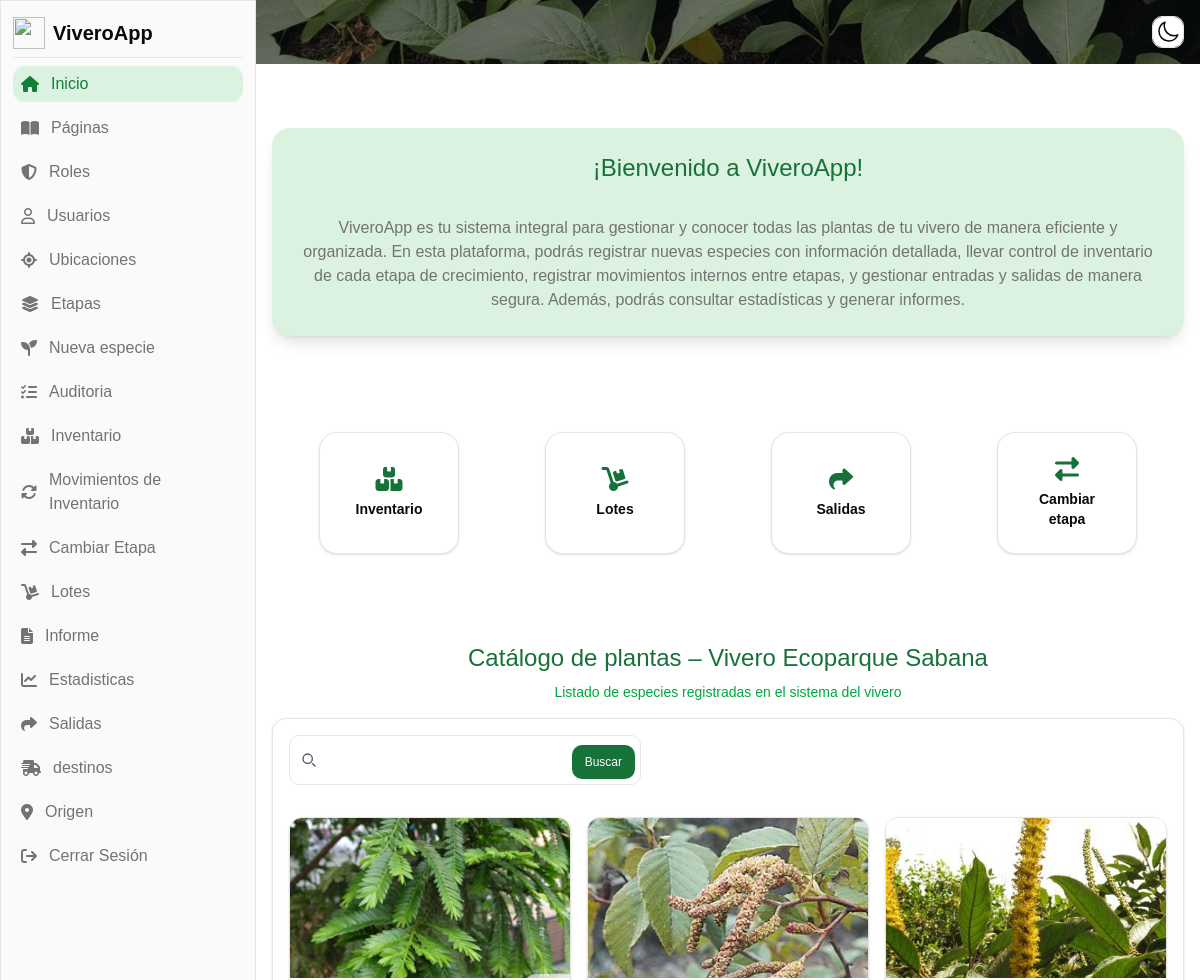
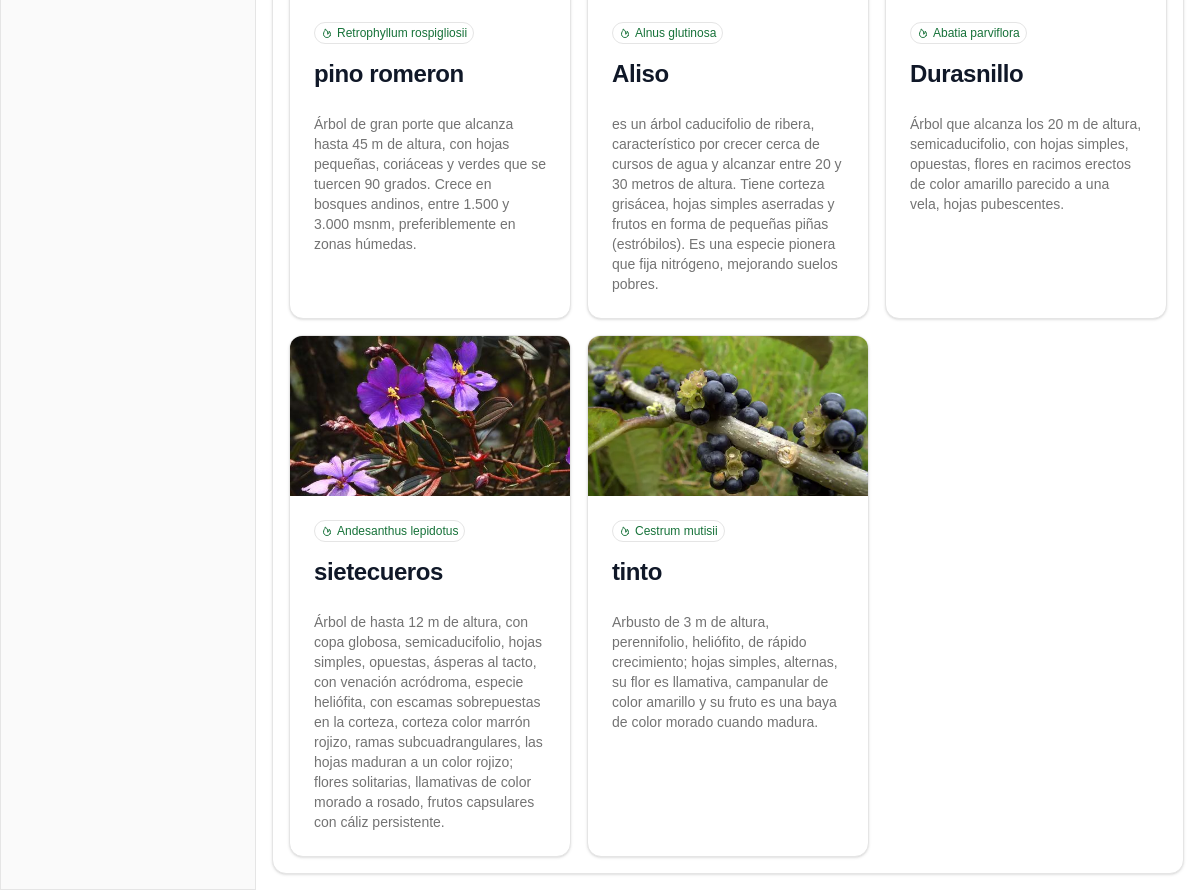
Page /home.php?page_id=2 (signed in) on the committed database (2 pictures, top to bottom).
### tables this page shows
CREATE TABLE `pages` (
  `id` int(11) NOT NULL,
  `name` varchar(255) NOT NULL,
  `route` varchar(255) NOT NULL,
  `ord` int(11) NOT NULL DEFAULT 0,
  `icon` varchar(255) NOT NULL,
  `description` varchar(255) NOT NULL,
  `is_home` tinyint(1) NOT NULL DEFAULT 0
);

CREATE TABLE `plantas` (
  `id` int(11) NOT NULL,
  `nombre_cientifico` varchar(100) NOT NULL,
  `nombre_comun` varchar(100) NOT NULL,
  `imagen` varchar(255) DEFAULT NULL,
  `descripcion` varchar(600) DEFAULT NULL,
  `fecha_registro` timestamp NOT NULL DEFAULT current_timestamp() ON UPDATE current_timestamp()
);

### models/PageModel.php (called while the page is built, shortened)
<?php
class PageModel
{
    private $conn = null;
    public function __construct()
    {
        $db = new Database();
        $this->conn = $db->connect();
    }
    public function validatePages($role_id)
    {
        $stmt = $this->conn->prepare("SELECT p.id AS id, p.name AS name, p.ord AS ord, p.icon as icon, p.is_home AS is_home, p.route AS route, p.description AS description FROM `roles` AS r INNER JOIN role_pages AS rp ON r.id = rp.role_id INNER JOIN pages AS p ON rp.page_id = p.id WHERE r.id = :role_id ORDER BY p.ord ASC");
        $stmt->bindParam(":role_id", $role_id);
        $stmt->execute();
        $data = $stmt->fetchAll(PDO::FETCH_ASSOC);
        if (count($data) > 0) {
            return $data;
        }
        return null;
    }
}

### config/database.php (called while the page is built, shortened)
<?php
class Database
{
    private $host = "localhost";
    private $user = "root";
    private $password = "";
    private $database = "vivero_app";
    public function connect()
    {
        try {
            $this->conn = new PDO("mysql:host=$this->host;dbname=$this->database", $this->user, $this->password);
            $this->conn->setAttribute(PDO::ATTR_ERRMODE, PDO::ERRMODE_EXCEPTION);
            return $this->conn;
        } catch (PDOException $e) {
            echo "Conexion fallida: " . $e->getMessage();
            return null;
        }
    }
}

### config/auth.php (called while the page is built, shortened)
<?php
include __DIR__ . "/../models/PageModel.php";
$page = new PageModel();
$page_accessed_id = $_GET['page_id'] ?? null;
$pagesRoleUser = $page->validatePages($_SESSION['usuario']['id_rol']);
$pageFound = array_filter($pagesRoleUser, fn($pg) => "$pg[id]" === "$page_accessed_id");
$pageAccessed = reset($pageFound) ?: null;

### models/PlantaModel.php (called while the page is built, shortened)
<?php
class PlantaModel
{
    private $busqueda;
    private $limit;
    private $offset;
    private $conn = null;
    public function setBusqueda($busqueda)
    {
        $this->busqueda = $busqueda;
    }
    public function setLimit($limit)
    {
        $this->limit = $limit;
    }
    public function setOffset($offset)
    {
        $this->offset = $offset;
    }
    public function getBusqueda()
    {
        return $this->busqueda;
    }
    public function getLimit()
    {
        return $this->limit;
    }
    public function getOffset()
    {
        return $this->offset;
    }
    public function __construct()
    {
        $db = new Database();
        $this->conn = $db->connect();
    }
    public function getAll()
    {
        $busqueda = $this->getBusqueda();
        $limit = $this->getLimit();
        $offset = $this->getOffset();
        $stmt = $this->conn->prepare("SELECT * FROM plantas WHERE nombre_comun LIKE :busqueda OR descripcion LIKE :busqueda LIMIT :lim OFFSET :offs");
        $param = "%$busqueda%";
        $stmt->bindParam(":busqueda", $param);
        $stmt->bindParam(":lim", $limit, PDO::PARAM_INT);
        $stmt->bindParam(":offs", $offset, PDO::PARAM_INT);
        $stmt->execute();
        return $stmt->fetchAll(PDO::FETCH_ASSOC);
    }
}

### controllers/PlantaController.php (called while the page is built, shortened)
<?php
include __DIR__ . "/../models/PlantaModel.php";
$planta = new PlantaModel();
$busqueda = $_GET['busqueda'] ?? null;
$page = isset($_GET['page']) ? (int) $_GET['page'] : 1;
$planta->setBusqueda($busqueda);
$limit = 20;
$offset = ($page - 1) * $limit;
$planta->setLimit($limit);
$planta->setOffset($offset);
$allPlants = $planta->getAll();

### home.php (the view, shortened to what this page needs)
<?php
include "./config/database.php";
include "./config/auth.php";
?>
<!DOCTYPE html>
<html lang="es" class="">
<head>
    <link rel="stylesheet" href="https://cdnjs.cloudflare.com/ajax/libs/font-awesome/6.5.0/css/all.min.css">
    <link rel="stylesheet" href="./assets/output.css" />
    <link rel="stylesheet" href="https://cdn.jsdelivr.net/npm/not-a-toast@1.1.5/dist/style.css">
</head>
<body class="">
    <aside id="default-sidebar"
        class="fixed top-0 left-0 z-40 w-64 h-full transition-transform -translate-x-full sm:translate-x-0"
        aria-label="Sidebar">
        <div class="h-full px-3 py-4 overflow-y-auto bg-sidebar border-e border">
            <ul class="space-y-2 font-medium">
                <div class="flex items-center gap-2">
                    <img src="https://portaljaimeduque.net/img/LOGO_FPJD.png" alt="" class="size-8 shrink-0">
                    <h1 class="text-xl font-bold">ViveroApp</h1>
                </div>
                <div class="h-px w-full bg-border"></div>
                <?php
                foreach ($pagesRoleUser as $pg)
                {
                    ?>
                    <li>
                        <a href="/home.php?page_id=<?= $pg['id'] ?>"
                            class="<?= $pg['id'] == $page_accessed_id ? "bg-sidebar-accent text-sidebar-accent-foreground" : "" ?> flex text-muted-foreground items-center px-2 py-1.5 hover:bg-sidebar-accent rounded-base hover:text-sidebar-accent-foreground group">
                            <i class="<?= $pg['icon'] ?>"></i>
                            <span class="ms-3"><?= $pg['name'] ?></span>
                        </a>
                    </li>
                    <?php
                }
                ?>
                <li>
                    <a href="./config/logout.php"
                        class="flex text-muted-foreground items-center px-2 py-1.5 hover:bg-sidebar-accent hover:text-sidebar-accent-foreground rounded-base group">
                        <i class="fa-solid fa-arrow-right-from-bracket"></i>
                        <span class="flex-1 ms-3 whitespace-nowrap">Cerrar Sesión</span>
                    </a>
                </li>
            </ul>
        </div>
    </aside>
    <div class="sm:ml-64">
        <div class="w-full h-16 bg-cover bg-center bg-opacity-10 sticky top-0 z-50"
            style="background-image:url('/assets/img/planta.jpg')">
            <div class="flex-1 w-full h-full bg-black/50 flex items-center justify-end px-4">
                <button id="mode-button" class="btn btn-outline btn-size-icon">
                </button>
            </div>
        </div>
        <div class="p-4">
            <?php
            if ($pageAccessed)
            {
                require_once("./views/" . $pageAccessed['route']);
            }
            ?>
        </div>
    </div>
</body>
</html>

### views/home.php (shortened to what this page needs)
<?php
include __DIR__ . "/../controllers/PlantaController.php";
?>
<section class="py-12 flex justify-center">
    <div class="bg-accent rounded-2xl shadow-lg p-6 max-w-10xl text-center flex flex-col items-center gap-6 mt-0">
        <h1 class="text-primary text-2xl mb-2">¡Bienvenido a ViveroApp!</h1>
        <p class="text-muted-foreground  text-1xl ">
            ViveroApp es tu sistema integral para gestionar y conocer todas las plantas de tu vivero de manera eficiente
            y organizada.
            En esta plataforma, podrás registrar nuevas especies con información detallada, llevar control de inventario
            de cada etapa de crecimiento, registrar movimientos internos entre etapas, y gestionar entradas y salidas de
            manera segura.
            Además, podrás consultar estadísticas y generar informes.
        </p>
    </div>
</section>
<section class="py-12 px-3 ">
    <div class="grid grid-cols-2 md:grid-cols-4 gap-4 justify-items-center">
        <a href="/home.php?page_id=3" class="quick-card">
            <i class="fa-solid fa-boxes-stacked quick-card-icon"></i>
            <span class="quick-card-title">Inventario</span>
        </a>
        <a href="/home.php?page_id=17" class="quick-card">
            <i class="fa-solid fa-dolly quick-card-icon"></i>
            <span class="quick-card-title">Lotes</span>
        </a>
        <a href="/home.php?page_id=26" class="quick-card">
            <i class="fa-solid fa-share quick-card-icon"></i>
            <span class="quick-card-title">Salidas</span>
        </a>
        <a href="/home.php?page_id=22" class="quick-card">
            <i class="fa-solid fa-right-left quick-card-icon"></i>
            <span class="quick-card-title">Cambiar etapa</span>
        </a>
    </div>
</section>
<div class="mt-10 mb-4 text-center">
    <h2 class="text-primary text-2xl mb-2">
        Catálogo de plantas – Vivero Ecoparque Sabana
    </h2>
    <p class="text-green-600 text-sm mt-2">
        Listado de especies registradas en el sistema del vivero
    </p>
</div>
<div class="relative overflow-x-auto rounded-xl bg-card border shadow  ">
    <div>
        <form action="/home.php" method="get" class="p-4 max-w-sm">
            <div class="relative">
                <div class="absolute inset-y-0 inset-s-0 flex items-center ps-3 pointer-events-none">
                    <svg class="w-4 h-4 text-body" aria-hidden="true" xmlns="http://www.w3.org/2000/svg" width="24"
                        height="24" fill="none" viewBox="0 0 24 24">
                        <path stroke="currentColor" stroke-linecap="round" stroke-width="2"
                            d="m21 21-3.5-3.5M17 10a7 7 0 1 1-14 0 7 7 0 0 1 14 0Z" />
                    </svg>
                </div>
                <input type="search" id="search" name="busqueda" value="<?= $_GET['busqueda'] ?? "" ?>"
                    class="block w-full p-6 ps-9  input-component placeholder=" Buscar..." />
                <button type="submit"
                    class="absolute inset-e-1.5 bottom-1.5 text-primary-foreground bg-primary hover:bg-green-700 box-border border border-transparent focus:ring-4 focus:ring-brand-medium shadow-xs font-medium leading-5 rounded text-xs px-3 py-1.5 focus:outline-none">Buscar</button>
            </div>
        </form>
    </div>
    <div class="grid grid-cols-1 md:grid-cols-2 lg:grid-cols-3 gap-4 p-4">
        <?php
        foreach ($allPlants as $pg)
        {
            ?>
            <div class="rounded-xl bg-card border shadow block max-w-sm ">
                <div class="max-h-40 h-full relative flex overflow-hidden">
                    <img class="rounded-t-base object-cover object-center w-full h-full"
                        src="<?= $pg['imagen'] ? "/assets/uploads/$pg[imagen]" : "https://placehold.co/600x400" ?>"
                        alt="" />
                </div>
                <div class="p-6 text-left">
                    <span
                        class="inline-flex items-center bg-card border rounded-xl text-primary text-xs font-medium px-1.5 py-0.5 ">
                        <?= $pg['nombre_cientifico'] ?>
                    </span>
                    <div>
                        <h5 class="mt-3 mb-6 text-2xl font-semibold tracking-tight text-heading"><?= $pg['nombre_comun'] ?>
                        </h5>
                        <p class="text-sm text-muted-foreground"><?= $pg['descripcion'] ?></p>
                    </div>
                </div>
            </div>
            <?php
        }
        ?>
    </div>
</div>

### rows in the picture
pages: name "Inicio"
pages: name "Páginas"
pages: name "Roles"
pages: name "Usuarios"
pages: name "Ubicaciones"
pages: name "Etapas"
pages: name "Nueva especie"
pages: name "Auditoria"
pages: name "Inventario"
pages: name "Movimientos de Inventario"
pages: name "Cambiar Etapa"
pages: name "Lotes"
pages: name "Informe"
pages: name "Estadisticas"
pages: name "Salidas"
pages: name "destinos"
pages: name "Origen"
plantas: imagen (picture), nombre_cientifico "Retrophyllum rospigliosii", nombre_comun "pino romeron", descripcion "Árbol de gran porte que alcanza hasta 45 m de altura, con hojas pequeñas, coriáceas y verdes que se tuercen 90 grados. Crece en bosques andinos, entre 1.500 y 3.000 msnm, preferiblemente en zonas húmedas."
plantas: imagen (picture), nombre_cientifico "Alnus glutinosa", nombre_comun "Aliso", descripcion "es un árbol caducifolio de ribera, característico por crecer cerca de cursos de agua y alcanzar entre 20 y 30 metros de altura. Tiene corteza grisácea, hojas simples aserradas y frutos en forma de pequeñas piñas (estróbilos). Es una especie pionera que fija nitrógeno, mejorando suelos pobres."
plantas: imagen (picture), nombre_cientifico "Abatia parviflora", nombre_comun "Durasnillo", descripcion "Árbol que alcanza los 20 m de altura, semicaducifolio, con hojas simples, opuestas, flores en racimos erectos de color amarillo parecido a una vela, hojas pubescentes."
plantas: imagen (picture), nombre_cientifico "Andesanthus lepidotus", nombre_comun "sietecueros", descripcion "Árbol de hasta 12 m de altura, con copa globosa, semicaducifolio, hojas simples, opuestas, ásperas al tacto, con venación acródroma, especie heliófita, con escamas sobrepuestas en la corteza, corteza color marrón rojizo, ramas subcuadrangulares, las hojas maduran a un color rojizo; flores solitarias, llamativas de color morado a rosado, frutos capsulares con cáliz persistente."
plantas: imagen (picture), nombre_cientifico "Cestrum mutisii", nombre_comun "tinto", descripcion "Arbusto de 3 m de altura, perennifolio, heliófito, de rápido crecimiento; hojas simples, alternas, su flor es llamativa, campanular de color amarillo y su fruto es una baya de color morado cuando madura."
